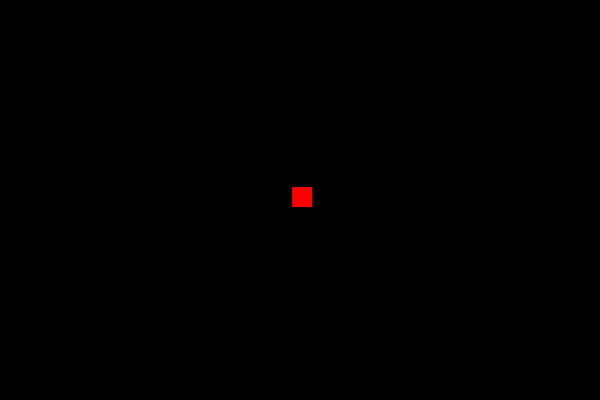
Frame 1 (no input)
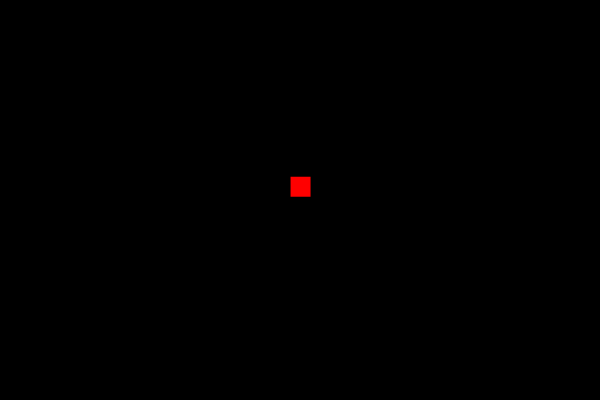
Frame 60 (no input)
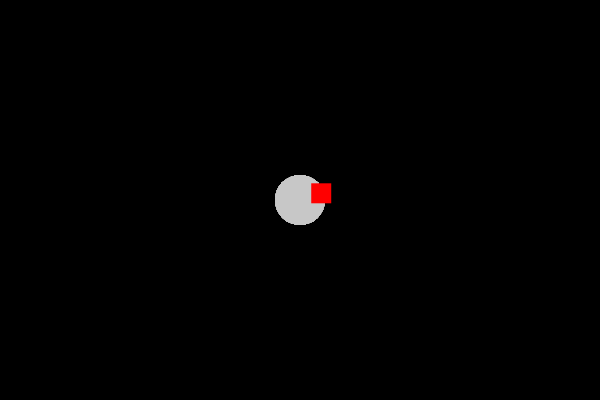
Frame 120 (the mouse pressed at the canvas centre since frame 60)

The p5.js sketch that drew these frames (run headless with seeded random() and noise() and a simulated clock; from frame 60 on, the mouse is pressed at the canvas centre):

// p5.js sketch
// ── sketch.js
let rec = {
    xPos : 300,
    yPos : 200
};

let extraCanvas;

function setup() {
  createCanvas(600, 400);
  background(0);
  extraCanvas = createGraphics(600,400);
  extraCanvas.clear();
}

function draw() {
  
  // trails
  background(0);
  rectMode(CENTER);
  fill(255,0,0);
  rec.xPos += random(-5,5);
  rec.yPos += random(-5,5)
  
  //no trails
  if(mouseIsPressed){
  extraCanvas.fill(200, 100);
  extraCanvas.noStroke();
  extraCanvas.ellipse(mouseX, mouseY, 50,50);
     
     }
  
  image(extraCanvas,0,0);
  
  noStroke();
  rect(rec.xPos, rec.yPos, 20,20);
}
